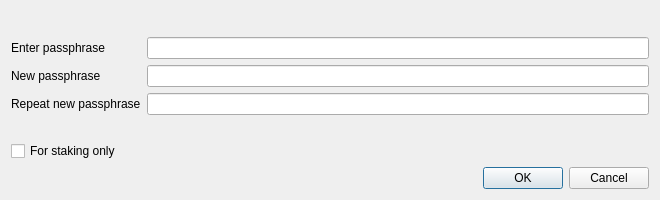
<?xml version="1.0" encoding="UTF-8"?>
<ui version="4.0">
 <class>AskPassphraseDialog</class>
 <widget class="QDialog" name="AskPassphraseDialog">
  <property name="geometry">
   <rect>
    <x>0</x>
    <y>0</y>
    <width>660</width>
    <height>200</height>
   </rect>
  </property>
  <property name="sizePolicy">
   <sizepolicy hsizetype="Minimum" vsizetype="Minimum">
    <horstretch>0</horstretch>
    <verstretch>0</verstretch>
   </sizepolicy>
  </property>
  <property name="minimumSize">
   <size>
    <width>650</width>
    <height>200</height>
   </size>
  </property>
  <property name="windowTitle">
   <string>Passphrase Dialog</string>
  </property>
  <layout class="QVBoxLayout" name="verticalLayout">
   <item>
    <widget class="QLabel" name="warningLabel">
     <property name="textFormat">
      <enum>Qt::RichText</enum>
     </property>
     <property name="wordWrap">
      <bool>true</bool>
     </property>
    </widget>
   </item>
   <item>
    <layout class="QFormLayout" name="formLayout">
     <property name="fieldGrowthPolicy">
      <enum>QFormLayout::AllNonFixedFieldsGrow</enum>
     </property>
     <item row="0" column="0">
      <widget class="QLabel" name="passLabel1">
       <property name="text">
        <string>Enter passphrase</string>
       </property>
      </widget>
     </item>
     <item row="0" column="1">
      <widget class="QLineEdit" name="passEdit1">
       <property name="echoMode">
        <enum>QLineEdit::Password</enum>
       </property>
      </widget>
     </item>
     <item row="1" column="0">
      <widget class="QLabel" name="passLabel2">
       <property name="text">
        <string>New passphrase</string>
       </property>
      </widget>
     </item>
     <item row="1" column="1">
      <widget class="QLineEdit" name="passEdit2">
       <property name="echoMode">
        <enum>QLineEdit::Password</enum>
       </property>
      </widget>
     </item>
     <item row="2" column="0">
      <widget class="QLabel" name="passLabel3">
       <property name="text">
        <string>Repeat new passphrase</string>
       </property>
      </widget>
     </item>
     <item row="2" column="1">
      <widget class="QLineEdit" name="passEdit3">
       <property name="echoMode">
        <enum>QLineEdit::Password</enum>
       </property>
      </widget>
     </item>
     <item row="3" column="1">
      <widget class="QLabel" name="capsLabel">
       <property name="font">
        <font>
         <weight>75</weight>
         <bold>true</bold>
        </font>
       </property>
       <property name="text">
        <string/>
       </property>
       <property name="alignment">
        <set>Qt::AlignCenter</set>
       </property>
      </widget>
     </item>
     <item row="4" column="0">
      <widget class="QCheckBox" name="stakingCheckBox">
       <property name="enabled">
        <bool>true</bool>
       </property>
       <property name="visible">
        <bool>false</bool>
       </property>
       <property name="toolTip">
        <string>Serves to disable the trivial sendmoney when OS account compromised. Provides no real security.</string>
       </property>
       <property name="text">
        <string>For staking only</string>
       </property>
      </widget>
     </item>
    </layout>
   </item>
   <item>
    <widget class="QDialogButtonBox" name="buttonBox">
     <property name="orientation">
      <enum>Qt::Horizontal</enum>
     </property>
     <property name="standardButtons">
      <set>QDialogButtonBox::Cancel|QDialogButtonBox::Ok</set>
     </property>
    </widget>
   </item>
  </layout>
 </widget>
 <resources/>
 <connections>
  <connection>
   <sender>buttonBox</sender>
   <signal>accepted()</signal>
   <receiver>AskPassphraseDialog</receiver>
   <slot>accept()</slot>
   <hints>
    <hint type="sourcelabel">
     <x>248</x>
     <y>254</y>
    </hint>
    <hint type="destinationlabel">
     <x>157</x>
     <y>274</y>
    </hint>
   </hints>
  </connection>
  <connection>
   <sender>buttonBox</sender>
   <signal>rejected()</signal>
   <receiver>AskPassphraseDialog</receiver>
   <slot>reject()</slot>
   <hints>
    <hint type="sourcelabel">
     <x>316</x>
     <y>260</y>
    </hint>
    <hint type="destinationlabel">
     <x>286</x>
     <y>274</y>
    </hint>
   </hints>
  </connection>
 </connections>
</ui>
